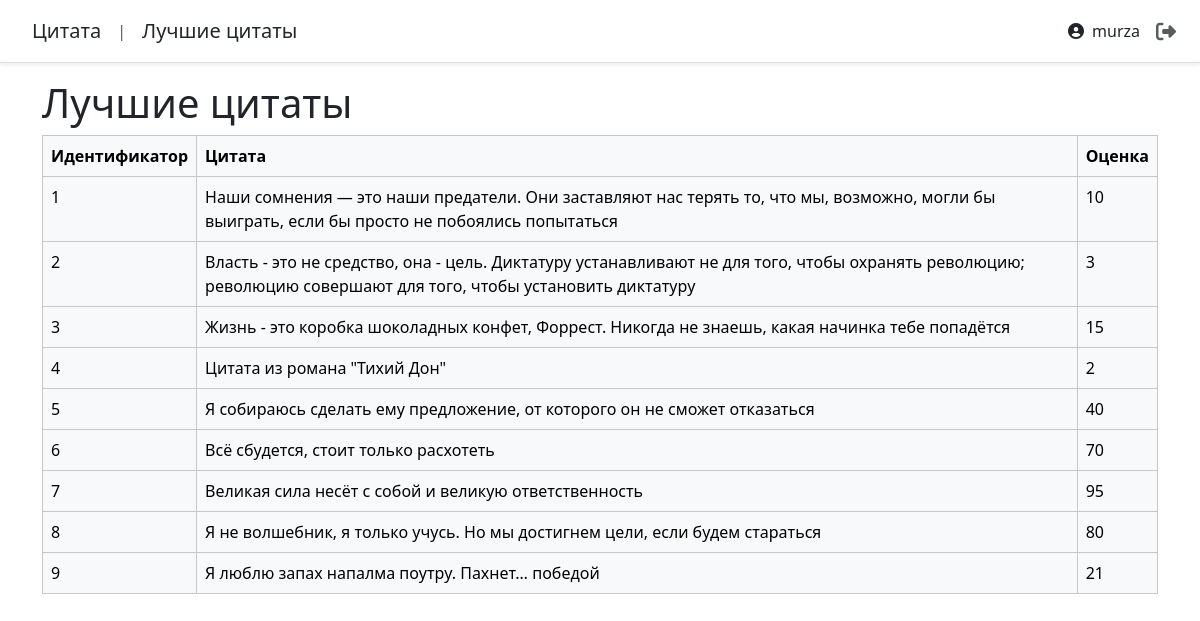
Before: /best_quotes/ (signed in) with the older database file.
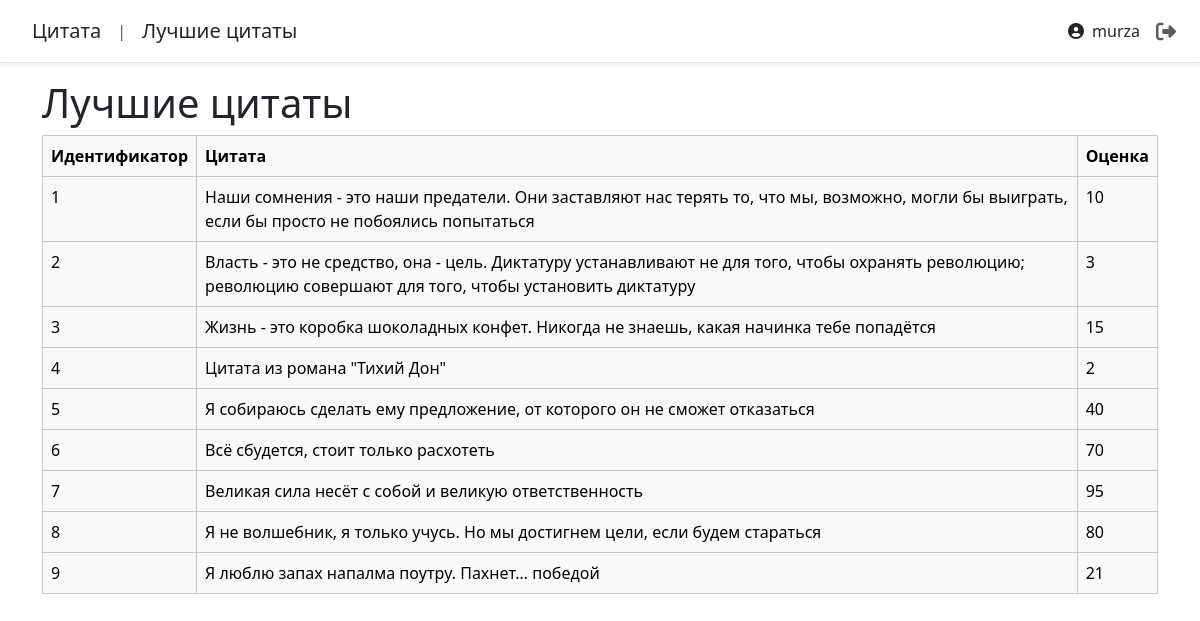
After: the same page with the newer database file.
### quotes_app/models.py (models this page shows, shortened)
class Quote(models.Model):
    text = models.TextField(verbose_name="Текст цитаты")
    source = models.ForeignKey(
        Source,
        on_delete=models.CASCADE,
        related_name='quotes',
        verbose_name="Источник"
    )
    author = models.CharField(max_length=100, null=True, blank=True, verbose_name="Автор цитаты")
    weight = models.PositiveIntegerField(
        default=1,
        verbose_name="Вес цитаты",
        help_text="Чем выше вес, тем больше шанс показа цитаты",
        validators=[
            MinValueValidator(1),   # Минимальное значение = 1
            MaxValueValidator(100)  # Максимальное значение = 100
        ]
    )
    views_count = models.PositiveIntegerField(default=0, verbose_name="Количество просмотров")
    likes = models.PositiveIntegerField(default=0, verbose_name="Лайки")
    dislikes = models.PositiveIntegerField(default=0, verbose_name="Дизлайки")
    created_at = models.DateTimeField(auto_now_add=True)
    updated_at = models.DateTimeField(auto_now=True)

### quotes_app/views.py (the view)
# urls.py: path('best_quotes/', views.the_best_quotes, name="the_best_quotes"),  # Топ 10 цитат по лайкам (best_quotes.html)
@login_required(login_url='login')
def the_best_quotes(request):
    quotes = Quote.objects.all()    # Данные из таблицы Quote
    context = {'quotes': quotes}
    return render(request, 'base/best_quotes.html', context)

### quotes_app/templates/base/best_quotes.html (shortened to what this page needs)
{% extends 'base.html' %}
{% block content %}
    <h1>Лучшие цитаты</h1>
   <div>
        <table class="table table-bordered table-light">
            <thead>
                <tr>
                    <th>Идентификатор</th>
                    <th>Цитата</th>
                    <th>Оценка</th>
                </tr>
            </thead>
            <tbody>
                {% for quote in quotes %}
                <tr>
                    <td>{{ quote.id }}</td>
                    <td>{{ quote.text }}</td>
                    <td>{{ quote.weight }}</td>
                </tr>
                {% endfor %}
            </tbody>
        </table>
    </div>
{% endblock content %}

### templates/base.html (shortened to what this page needs)
<!DOCTYPE html>
<html>
<head>
    <link href="https://cdn.jsdelivr.net/npm/bootstrap@5.3.2/dist/css/bootstrap.min.css" rel="stylesheet"
>
    <link rel="stylesheet" href="https://cdnjs.cloudflare.com/ajax/libs/font-awesome/6.5.1/css/all.min.css"
>
</head>
<body>
     <div class="d-flex flex-column flex-md-row align-items-center p-3 px-md-4 mb-3 bg-white border-bottom shadow-sm">
        <nav class="my-2 my-md-0 mr-md-3">
            <a class="p-2 text-dark fw-normal fs-5 text-decoration-none" href="/">Цитата</a>
        </nav>
        <span class="text-muted mx-2">|</span>
        <nav class="my-2 my-md-0 mr-md-3">
            <a class="p-2 text-dark fw-normal fs-5 text-decoration-none" href="/best_quotes">Лучшие цитаты</a>
        </nav>
        {% if request.user.is_authenticated %}
            <nav class="my-2 my-md-0 ms-auto">
                <div class="d-flex align-items-center gap-3">
                    <span class="text-dark fw-medium">
                        <i class="fas fa-user-circle me-2"></i>{{ request.user.username }}
                    </span>
                    <a class="text-decoration-none text-muted" href="{% url 'logout' %}" title="Выйти">
                        <i class="fas fa-sign-out-alt fa-lg"></i>
                    </a>
                </div>
            </nav>
        {% else %}
            <nav class="my-2 my-md-0 ms-auto">
                <a class="btn btn-outline-dark rounded-pill px-3" href="{% url 'login' %}">
                    <i class="fas fa-sign-in-alt me-2"></i>Войти
                </a>
            </nav>
        {% endif %}
     </div>
    <div class="container">
        {% block content %} {% endblock %}
    </div>
</body>
</html>

Changed rows visible on the page:
changed Quote id 1: text "Наши сомнения — это наши предатели. Они заставляют нас терять то, что мы, возможно, могли бы выиграть, если бы просто не побоялись попытаться" → "Наши сомнения - это наши предатели. Они заставляют нас терять то, что мы, возможно, могли бы выиграть, если бы просто не побоялись попытаться"
changed Quote id 3: text "Жизнь - это коробка шоколадных конфет, Форрест. Никогда не знаешь, какая начинка тебе попадётся" → "Жизнь - это коробка шоколадных конфет. Никогда не знаешь, какая начинка тебе попадётся"
